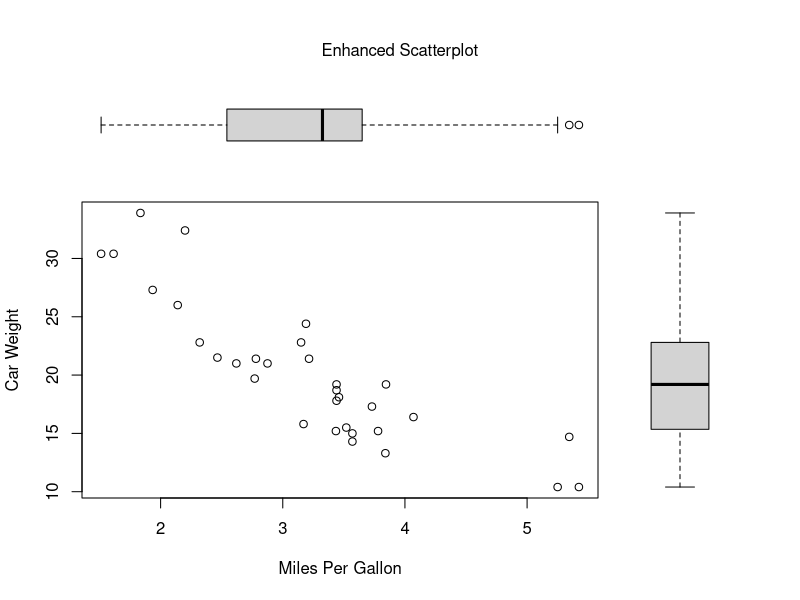

Recreate this plot in R.
opar <- par(no.readonly = TRUE)
par(fig = c(0, 0.8, 0, 0.8))
plot(mtcars$wt, mtcars$mpg, xlab = "Miles Per Gallon", ylab = "Car Weight")
par(fig = c(0, 0.8, 0.55, 1), new = TRUE)
boxplot(mtcars$wt, horizontal = TRUE, axes = FALSE)
par(fig = c(0.65, 1, 0, 0.8), new = TRUE)
boxplot(mtcars$mpg, axes = FALSE)
mtext("Enhanced Scatterplot", side = 3, outer = TRUE, line = -3)
par(opar)
